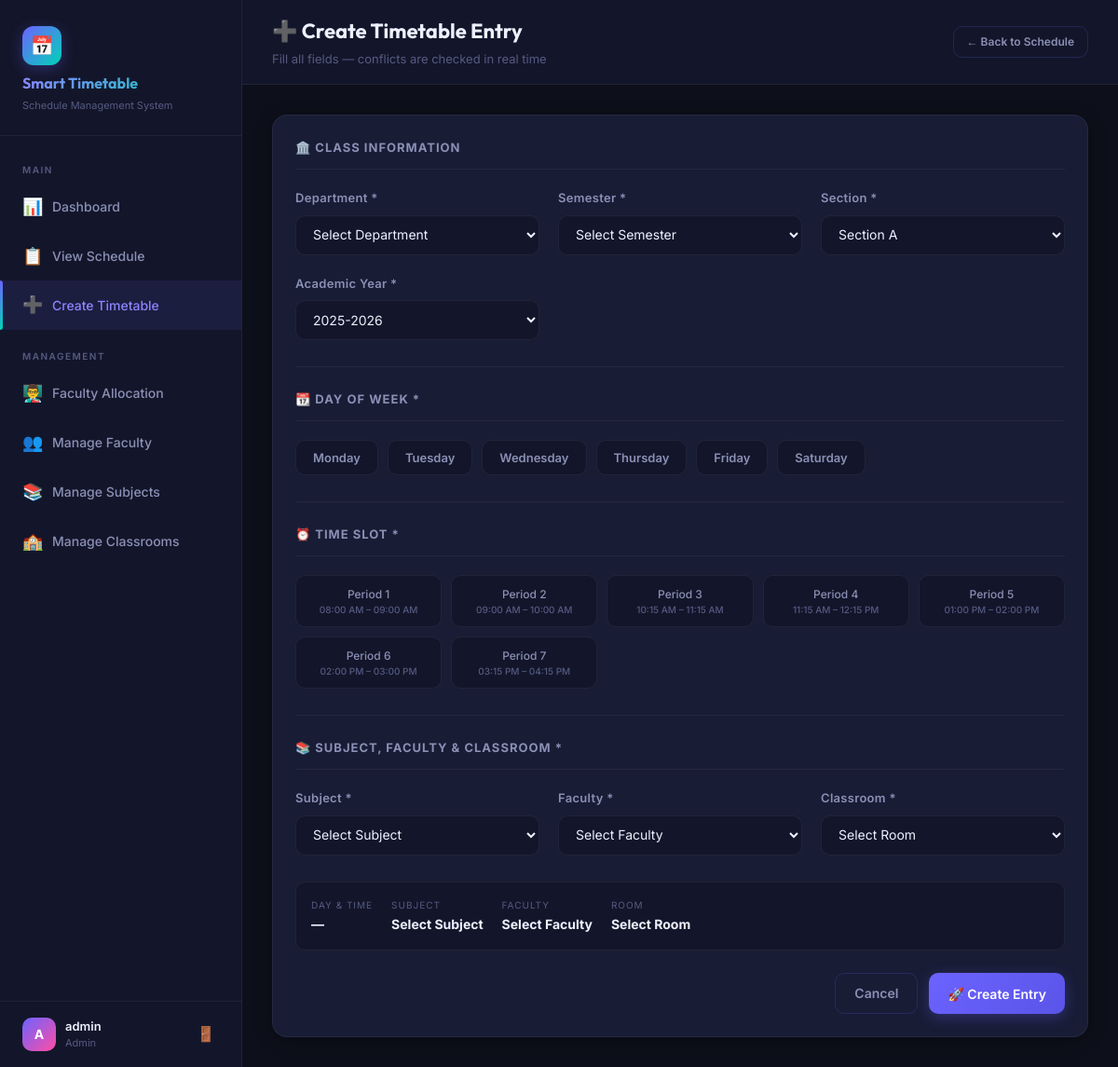
/create_timetable.php (signed in), run on the app's committed database.
### tables this page shows
CREATE TABLE IF NOT EXISTS time_slots (
    id INT AUTO_INCREMENT PRIMARY KEY,
    label VARCHAR(50) NOT NULL,
    start_time TIME NOT NULL,
    end_time TIME NOT NULL
);

### create_timetable.php (the view, shortened to what this page needs)
<?php
require_once 'db.php';
$edit_id = isset($_GET['edit']) ? (int)$_GET['edit'] : 0;
$edit_data = null;
$time_slots  = $conn->query("SELECT * FROM time_slots ORDER BY start_time")->fetch_all(MYSQLI_ASSOC);
$days = ['Monday','Tuesday','Wednesday','Thursday','Friday','Saturday'];
$years = ['2025-2026','2024-2025','2026-2027'];
?>
<!DOCTYPE html>
<html lang="en">
<head>
  <link rel="stylesheet" href="css/style.css">
</head>
<body>
<div class="app-layout">
  <?php include 'includes/sidebar.php'; ?>
  <div class="main-content">
    <div class="topbar">
      <div>
        <div class="topbar-title"><?= $edit_id ? '✏️ Edit' : '➕ Create' ?> Timetable Entry</div>
        <div class="topbar-subtitle">Fill all fields — conflicts are checked in real time</div>
      </div>
      <div class="topbar-actions">
        <a href="view_schedule.php" class="btn btn-outline btn-sm">← Back to Schedule</a>
      </div>
    </div>
    <div class="page-content">
      <form method="POST" action="" id="timetable-form">
        <div class="card">
          <div class="form-section">
            <div class="form-section-title">🏛️ Class Information</div>
            <div class="form-grid">
              <div class="form-group">
                <label for="department_id">Department *</label>
                <select name="department_id" id="department_id" class="form-control" required onchange="filterSubjects()">
                  <option value="">Select Department</option>
                </select>
              </div>
              <div class="form-group">
                <label for="semester">Semester *</label>
                <select name="semester" id="semester" class="form-control" required>
                  <option value="">Select Semester</option>
                </select>
              </div>
              <div class="form-group">
                <label for="class_section">Section *</label>
                <select name="class_section" id="class_section" class="form-control" required>
                  <?php foreach(['A','B','C','D'] as $sec): ?>
                  <option value="<?=$sec?>" <?= ($edit_data['class_section']??'A')==$sec?'selected':'' ?>>Section <?=$sec?></option>
                  <?php endforeach; ?>
                </select>
              </div>
              <div class="form-group">
                <label for="academic_year">Academic Year *</label>
                <select name="academic_year" id="academic_year" class="form-control" required>
                  <?php foreach($years as $y): ?>
                  <option value="<?=$y?>" <?= ($edit_data['academic_year']??'2025-2026')==$y?'selected':'' ?>><?=$y?></option>
                  <?php endforeach; ?>
                </select>
              </div>
            </div>
          </div>
          <hr class="divider">
          <div class="form-section">
            <div class="form-section-title">📆 Day of Week *</div>
            <div class="day-selector">
              <?php foreach ($days as $d): ?>
              <button type="button" class="day-btn <?= ($edit_data['day_of_week']??'')===$d?'selected':'' ?>"
                      onclick="selectDay('<?=$d?>', this)"><?= $d ?></button>
              <?php endforeach; ?>
            </div>
          </div>
          <hr class="divider">
          <div class="form-section">
            <div class="form-section-title">⏰ Time Slot *</div>
            <div class="slot-grid">
              <?php foreach ($time_slots as $ts): ?>
              <button type="button" class="slot-btn <?= ($edit_data['time_slot_id']??0)==$ts['id']?'selected':'' ?>"
                      onclick="selectSlot(<?=$ts['id']?>, this)">
                <?= htmlspecialchars($ts['label']) ?>
                <div class="slot-time"><?= date('h:i A', strtotime($ts['start_time'])) ?> – <?= date('h:i A', strtotime($ts['end_time'])) ?></div>
              </button>
              <?php endforeach; ?>
            </div>
          </div>
          <hr class="divider">
          <div class="form-section">
            <div class="form-section-title">📚 Subject, Faculty & Classroom *</div>
            <div class="form-grid">
              <div class="form-group">
                <label for="subject_id">Subject *</label>
                <select name="subject_id" id="subject_id" class="form-control" required>
                  <option value="">Select Subject</option>
                </select>
              </div>
              <div class="form-group">
                <label for="faculty_id">Faculty *</label>
                <select name="faculty_id" id="faculty_id" class="form-control" required onchange="checkConflicts()">
                  <option value="">Select Faculty</option>
                </select>
              </div>
              <div class="form-group">
                <label for="classroom_id">Classroom *</label>
                <select name="classroom_id" id="classroom_id" class="form-control" required onchange="checkConflicts()">
                  <option value="">Select Room</option>
                </select>
              </div>
            </div>
          </div>
          <div class="preview-bar" id="preview-bar" style="display:none">
            <div class="preview-item">
              <span class="preview-label">Day & Time</span>
              <strong id="prev-day">—</strong>
            </div>
            <div class="preview-item">
              <span class="preview-label">Subject</span>
              <strong id="prev-subject">—</strong>
            </div>
            <div class="preview-item">
              <span class="preview-label">Faculty</span>
              <strong id="prev-faculty">—</strong>
            </div>
            <div class="preview-item">
              <span class="preview-label">Room</span>
              <strong id="prev-room">—</strong>
            </div>
          </div>
          <div class="submit-area">
            <a href="view_schedule.php" class="btn btn-outline">Cancel</a>
            <button type="submit" class="btn btn-primary" id="submit-btn">
              <?= $edit_id ? '💾 Update Entry' : '🚀 Create Entry' ?>
            </button>
          </div>
        </div>
      </form>
    </div>
  </div>
</div>
</body>
</html>

### css/style.css (style rules this page uses)
:root { --bg-primary: #0d0f1a; --bg-secondary: #13162a; --bg-card: #181c35; --bg-glass: rgba(255,255,255,0.05); --accent: #6c63ff; --accent-light: #8b84ff; --accent-glow: rgba(108,99,255,0.3); --teal: #00d4b8; --teal-glow: rgba(0,212,184,0.2); --orange: #ff6b35; --pink: #ff4da6; --green: #2ecc71; --red: #e74c3c; --yellow: #f39c12; --text-primary: #eef0ff; --text-secondary: #8b90b5; --text-muted: #555a82; --border: rgba(108,99,255,0.2); --border-light: rgba(255,255,255,0.06); --shadow: 0 8px 32px rgba(0,0,0,0.4); --shadow-card: 0 4px 20px rgba(0,0,0,0.3); --radius: 16px; --radius-sm: 10px; --sidebar-w: 260px; --transition: all 0.3s cubic-bezier(0.4,0,0.2,1); }
*, *::before, *::after { box-sizing: border-box; margin: 0; padding: 0; }
html { scroll-behavior: smooth; }
body { font-family: 'Inter', sans-serif; background: var(--bg-primary); color: var(--text-primary); min-height: 100vh; line-height: 1.6; }
a { text-decoration: none; color: inherit; }
button, input, select, textarea { font-family: inherit; }
.app-layout { display: flex; min-height: 100vh; }
.main-content { margin-left: var(--sidebar-w); flex: 1; display: flex; flex-direction: column; min-height: 100vh; }
.topbar { background: var(--bg-secondary); border-bottom: 1px solid var(--border-light); padding: 16px 32px; display: flex; align-items: center; justify-content: space-between; position: sticky; top: 0; z-index: 50; backdrop-filter: blur(10px); }
.topbar-title { font-size: 22px; font-weight: 700; font-family: 'Outfit', sans-serif; color: var(--text-primary); }
.topbar-subtitle { font-size: 13px; color: var(--text-muted); margin-top: 2px; }
.topbar-actions { display: flex; align-items: center; gap: 12px; }
.page-content { padding: 32px; flex: 1; }
.card { background: var(--bg-card); border: 1px solid var(--border-light); border-radius: var(--radius); padding: 24px; box-shadow: var(--shadow-card); transition: var(--transition); }
.btn { display: inline-flex; align-items: center; gap: 8px; padding: 10px 20px; border-radius: var(--radius-sm); font-size: 14px; font-weight: 600; cursor: pointer; border: none; transition: var(--transition); white-space: nowrap; }
.btn-primary { background: linear-gradient(135deg, var(--accent), #5a54e8); color: white; box-shadow: 0 4px 15px var(--accent-glow); }
.btn-outline { background: transparent; border: 1px solid var(--border); color: var(--text-secondary); }
.btn-sm { padding: 6px 14px; font-size: 12px; }
.form-grid { display: grid; grid-template-columns: repeat(auto-fit, minmax(260px, 1fr)); gap: 20px; }
.form-group { display: flex; flex-direction: column; gap: 8px; }
.form-group label { font-size: 13px; font-weight: 600; color: var(--text-secondary); letter-spacing: 0.3px; }
.form-control { background: var(--bg-secondary); border: 1px solid var(--border-light); border-radius: var(--radius-sm); padding: 11px 14px; color: var(--text-primary); font-size: 14px; transition: var(--transition); outline: none; width: 100%; }
.form-control option { background: var(--bg-card); }
.divider { border: none; border-top: 1px solid var(--border-light); margin: 24px 0; }

### data on the page
time_slots: label "Period 1", start_time "08:00 AM", end_time "09:00 AM"
time_slots: label "Period 2", start_time "09:00 AM", end_time "10:00 AM"
time_slots: label "Period 3", start_time "10:15 AM", end_time "11:15 AM"
time_slots: label "Period 4", start_time "11:15 AM", end_time "12:15 PM"
time_slots: label "Period 5", start_time "01:00 PM", end_time "02:00 PM"
time_slots: label "Period 6", start_time "02:00 PM", end_time "03:00 PM"
time_slots: label "Period 7", start_time "03:15 PM", end_time "04:15 PM"

### other printed values
substr($_SESSION['username'] ?? 'A', 0, 1) "A"
$_SESSION['username'] "admin"
$_SESSION['role'] "Admin"
$d "Monday"
$d "Tuesday"
$d "Wednesday"
$d "Thursday"
$d "Friday"
$d "Saturday"
form field academic_year "2025-2026"
